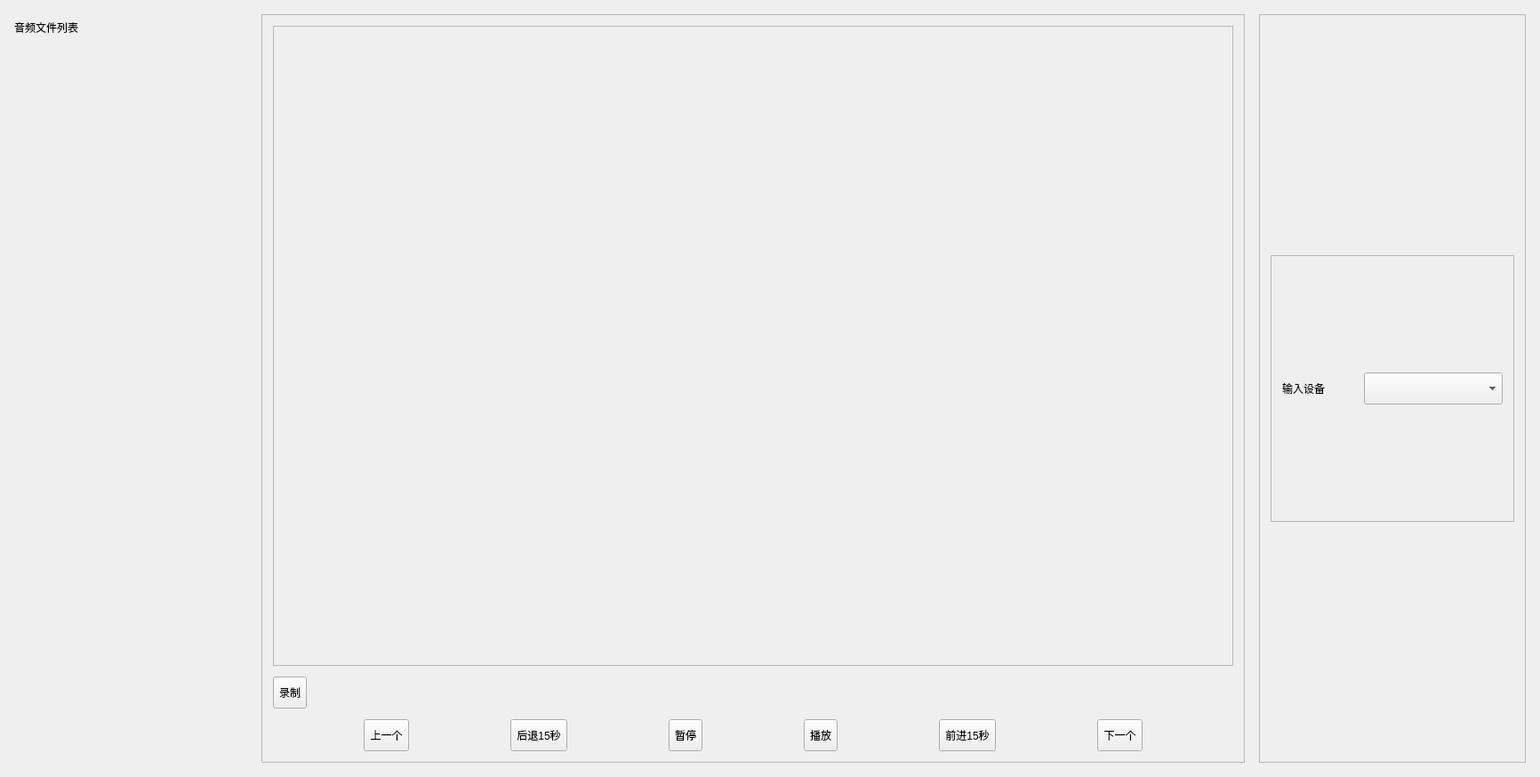
<?xml version="1.0" encoding="UTF-8"?>
<ui version="4.0">
 <class>PlayerAudioModuleWidgetClass</class>
 <widget class="QWidget" name="PlayerAudioModuleWidgetClass">
  <property name="geometry">
   <rect>
    <x>0</x>
    <y>0</y>
    <width>1732</width>
    <height>836</height>
   </rect>
  </property>
  <property name="windowTitle">
   <string>PlayerAudioModuleWidget</string>
  </property>
  <layout class="QHBoxLayout" name="horizontalLayout">
   <property name="spacing">
    <number>16</number>
   </property>
   <property name="leftMargin">
    <number>16</number>
   </property>
   <property name="topMargin">
    <number>16</number>
   </property>
   <property name="rightMargin">
    <number>16</number>
   </property>
   <property name="bottomMargin">
    <number>16</number>
   </property>
   <item>
    <layout class="QVBoxLayout" name="verticalLayout">
     <property name="spacing">
      <number>12</number>
     </property>
     <item>
      <widget class="CustomLabel" name="labelFileList">
       <property name="maximumSize">
        <size>
         <width>300</width>
         <height>30</height>
        </size>
       </property>
       <property name="text">
        <string>音频文件列表</string>
       </property>
      </widget>
     </item>
     <item>
      <widget class="FilePathIconListWidget" name="audioFileList">
       <property name="maximumSize">
        <size>
         <width>300</width>
         <height>16777215</height>
        </size>
       </property>
      </widget>
     </item>
    </layout>
   </item>
   <item>
    <widget class="QFrame" name="frame">
     <property name="frameShape">
      <enum>QFrame::StyledPanel</enum>
     </property>
     <property name="frameShadow">
      <enum>QFrame::Raised</enum>
     </property>
     <layout class="QVBoxLayout" name="verticalLayout_3">
      <property name="spacing">
       <number>12</number>
      </property>
      <property name="leftMargin">
       <number>12</number>
      </property>
      <property name="topMargin">
       <number>12</number>
      </property>
      <property name="rightMargin">
       <number>12</number>
      </property>
      <property name="bottomMargin">
       <number>12</number>
      </property>
      <item>
       <widget class="QFrame" name="VedioFrame">
        <property name="minimumSize">
         <size>
          <width>1080</width>
          <height>720</height>
         </size>
        </property>
        <property name="frameShape">
         <enum>QFrame::StyledPanel</enum>
        </property>
        <property name="frameShadow">
         <enum>QFrame::Raised</enum>
        </property>
       </widget>
      </item>
      <item>
       <layout class="QVBoxLayout" name="controlLayout">
        <property name="spacing">
         <number>12</number>
        </property>
        <item>
         <widget class="CustomToolButton" name="btnRecord">
          <property name="minimumSize">
           <size>
            <width>0</width>
            <height>36</height>
           </size>
          </property>
          <property name="text">
           <string>录制</string>
          </property>
          <property name="toolTipsText" stdset="0">
           <string>开始/停止录制音频</string>
          </property>
         </widget>
        </item>
        <item>
         <layout class="QHBoxLayout" name="horizontalLayout_2">
          <property name="spacing">
           <number>12</number>
          </property>
          <item>
           <widget class="CustomToolButton" name="btnPrevious">
            <property name="minimumSize">
             <size>
              <width>0</width>
              <height>36</height>
             </size>
            </property>
            <property name="text">
             <string>上一个</string>
            </property>
            <property name="toolTipsText" stdset="0">
             <string>播放上一个音频文件</string>
            </property>
           </widget>
          </item>
          <item>
           <widget class="CustomToolButton" name="btnBackward">
            <property name="minimumSize">
             <size>
              <width>0</width>
              <height>36</height>
             </size>
            </property>
            <property name="text">
             <string>后退15秒</string>
            </property>
            <property name="toolTipsText" stdset="0">
             <string>快退15秒</string>
            </property>
           </widget>
          </item>
          <item>
           <widget class="CustomToolButton" name="btnPause">
            <property name="minimumSize">
             <size>
              <width>0</width>
              <height>36</height>
             </size>
            </property>
            <property name="text">
             <string>暂停</string>
            </property>
            <property name="toolTipsText" stdset="0">
             <string>暂停播放</string>
            </property>
           </widget>
          </item>
          <item>
           <widget class="CustomToolButton" name="btnPlay">
            <property name="minimumSize">
             <size>
              <width>0</width>
              <height>36</height>
             </size>
            </property>
            <property name="text">
             <string>播放</string>
            </property>
            <property name="toolTipsText" stdset="0">
             <string>开始播放</string>
            </property>
           </widget>
          </item>
          <item>
           <widget class="CustomToolButton" name="btnForward">
            <property name="minimumSize">
             <size>
              <width>0</width>
              <height>36</height>
             </size>
            </property>
            <property name="text">
             <string>前进15秒</string>
            </property>
            <property name="toolTipsText" stdset="0">
             <string>快进15秒</string>
            </property>
           </widget>
          </item>
          <item>
           <widget class="CustomToolButton" name="btnNext">
            <property name="minimumSize">
             <size>
              <width>0</width>
              <height>36</height>
             </size>
            </property>
            <property name="text">
             <string>下一个</string>
            </property>
            <property name="toolTipsText" stdset="0">
             <string>播放下一个音频文件</string>
            </property>
           </widget>
          </item>
         </layout>
        </item>
       </layout>
      </item>
     </layout>
    </widget>
   </item>
   <item>
    <widget class="QFrame" name="RightLayoutFrame">
     <property name="minimumSize">
      <size>
       <width>300</width>
       <height>0</height>
      </size>
     </property>
     <property name="maximumSize">
      <size>
       <width>300</width>
       <height>16777215</height>
      </size>
     </property>
     <property name="frameShape">
      <enum>QFrame::StyledPanel</enum>
     </property>
     <property name="frameShadow">
      <enum>QFrame::Raised</enum>
     </property>
     <layout class="QVBoxLayout" name="verticalLayout_4">
      <property name="spacing">
       <number>12</number>
      </property>
      <property name="leftMargin">
       <number>12</number>
      </property>
      <property name="topMargin">
       <number>12</number>
      </property>
      <property name="rightMargin">
       <number>12</number>
      </property>
      <property name="bottomMargin">
       <number>12</number>
      </property>
      <item>
       <layout class="QVBoxLayout" name="verticalLayout_2">
        <property name="spacing">
         <number>12</number>
        </property>
        <item>
         <widget class="QFrame" name="ToolButtonFrame">
          <property name="maximumSize">
           <size>
            <width>16777215</width>
            <height>300</height>
           </size>
          </property>
          <property name="frameShape">
           <enum>QFrame::StyledPanel</enum>
          </property>
          <property name="frameShadow">
           <enum>QFrame::Raised</enum>
          </property>
          <layout class="QVBoxLayout" name="verticalLayout_5">
           <property name="spacing">
            <number>12</number>
           </property>
           <property name="leftMargin">
            <number>12</number>
           </property>
           <property name="topMargin">
            <number>12</number>
           </property>
           <property name="rightMargin">
            <number>12</number>
           </property>
           <property name="bottomMargin">
            <number>12</number>
           </property>
           <item>
            <layout class="QHBoxLayout" name="horizontalLayout_3">
             <property name="spacing">
              <number>12</number>
             </property>
             <item>
              <widget class="CustomLabel" name="labelInput">
               <property name="maximumSize">
                <size>
                 <width>80</width>
                 <height>36</height>
                </size>
               </property>
               <property name="text">
                <string>输入设备</string>
               </property>
              </widget>
             </item>
             <item>
              <widget class="CustomComboBox" name="comboBoxInput">
               <property name="minimumSize">
                <size>
                 <width>50</width>
                 <height>36</height>
                </size>
               </property>
               <property name="maximumSize">
                <size>
                 <width>16777215</width>
                 <height>36</height>
                </size>
               </property>
              </widget>
             </item>
            </layout>
           </item>
          </layout>
         </widget>
        </item>
       </layout>
      </item>
     </layout>
    </widget>
   </item>
  </layout>
 </widget>
 <layoutdefault spacing="6" margin="11"/>
 <customwidgets>
  <customwidget>
   <class>CustomComboBox</class>
   <extends>QComboBox</extends>
   <header>CoreWidget/CustomComboBox.h</header>
  </customwidget>
  <customwidget>
   <class>CustomLabel</class>
   <extends>QLabel</extends>
   <header>CoreWidget/CustomLabel.h</header>
  </customwidget>
  <customwidget>
   <class>CustomToolButton</class>
   <extends>QToolButton</extends>
   <header>CoreWidget/CustomToolButton.h</header>
  </customwidget>
  <customwidget>
   <class>FilePathIconListWidget</class>
   <extends>QWidget</extends>
   <header>DomainWidget/FilePathIconListWidget.h</header>
  </customwidget>
 </customwidgets>
 <resources/>
 <connections/>
</ui>
